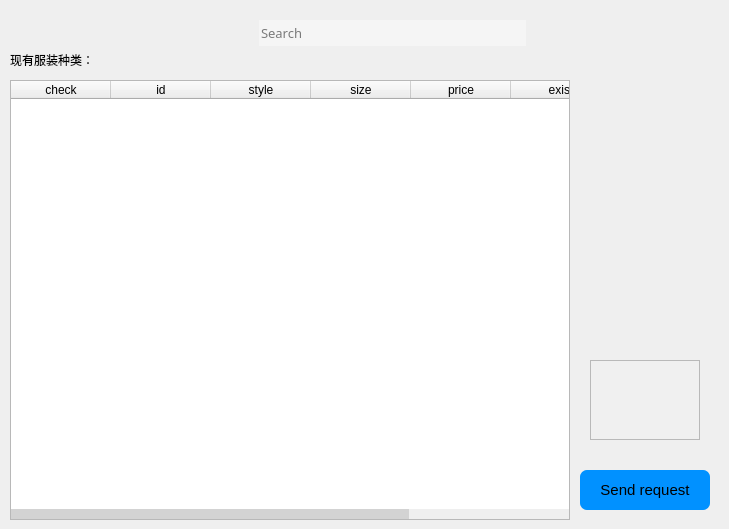
       <widget class="QWidget" name="page_purchase">
        <widget class="QTableWidget" name="tableWidget_delivery_cloth">
         <property name="geometry">
          <rect>
           <x>10</x>
           <y>80</y>
           <width>560</width>
           <height>440</height>
          </rect>
         </property>
         <property name="styleSheet">
          <string notr="true">QScrollBar{background:transparent; height:10px;}
QScrollBar::handle{background:lightgray; border:0px;}
QScrollBar::handle:hover{background:gray;}
QScrollBar::sub-line{background:transparent;}
QScrollBar::add-line{background:transparent;}
</string>
         </property>
         <property name="dragEnabled">
          <bool>true</bool>
         </property>
         <column>
          <property name="text">
           <string>check</string>
          </property>
         </column>
         <column>
          <property name="text">
           <string>id</string>
          </property>
         </column>
         <column>
          <property name="text">
           <string>style</string>
          </property>
         </column>
         <column>
          <property name="text">
           <string>size</string>
          </property>
         </column>
         <column>
          <property name="text">
           <string>price</string>
          </property>
         </column>
         <column>
          <property name="text">
           <string>exist</string>
          </property>
         </column>
         <column>
          <property name="text">
           <string>purchase</string>
          </property>
         </column>
        </widget>
        <widget class="QLabel" name="label_delivery_pic">
         <property name="geometry">
          <rect>
           <x>580</x>
           <y>80</y>
           <width>140</width>
           <height>140</height>
          </rect>
         </property>
         <property name="text">
          <string/>
         </property>
        </widget>
        <widget class="QLabel" name="label_4">
         <property name="geometry">
          <rect>
           <x>10</x>
           <y>50</y>
           <width>110</width>
           <height>20</height>
          </rect>
         </property>
         <property name="styleSheet">
          <string notr="true"/>
         </property>
         <property name="text">
          <string>现有服装种类：</string>
         </property>
        </widget>
        <widget class="QPushButton" name="pushButton_sendRequest">
         <property name="geometry">
          <rect>
           <x>580</x>
           <y>470</y>
           <width>130</width>
           <height>40</height>
          </rect>
         </property>
         <property name="font">
          <font>
           <pointsize>11</pointsize>
          </font>
         </property>
         <property name="styleSheet">
          <string notr="true">QPushButton{background-color:rgb(1, 145, 255);
border-bottom-left-radius:7px; 
border-bottom-right-radius:7px; 
border-top-left-radius:7px; 
border-top-right-radius:7px; 
}
QPushButton:hover{
	background-color:rgb(126, 143, 255);
}</string>
         </property>
         <property name="text">
          <string>Send request</string>
         </property>
        </widget>
        <widget class="QLineEdit" name="lineEdit_purchaseSearch">
         <property name="geometry">
          <rect>
           <x>259</x>
           <y>20</y>
           <width>241</width>
           <height>26</height>
          </rect>
         </property>
         <property name="font">
          <font>
           <family>SimSun-ExtB</family>
           <pointsize>10</pointsize>
          </font>
         </property>
         <property name="styleSheet">
          <string notr="true">background-color:rgb(245, 245, 245);
border:0px;</string>
         </property>
         <property name="placeholderText">
          <string>Search</string>
         </property>
        </widget>
        <widget class="QPushButton" name="pushButton_purchaseSearch">
         <property name="geometry">
          <rect>
           <x>500</x>
           <y>20</y>
           <width>26</width>
           <height>26</height>
          </rect>
         </property>
         <property name="styleSheet">
          <string notr="true">QPushButton{
	background-color:rgb(245, 245, 245);
	color:rgb(215, 215, 215);
	text-align:center;
	border:0px;
}

QPushButton:hover{
	color:rgb(1, 145, 255);
}</string>
         </property>
         <property name="text">
          <string/>
         </property>
        </widget>
        <widget class="QFrame" name="frame_13">
         <property name="geometry">
          <rect>
           <x>590</x>
           <y>360</y>
           <width>110</width>
           <height>80</height>
          </rect>
         </property>
         <property name="styleSheet">
          <string notr="true">background-color:rgb(240, 240, 240);</string>
         </property>
         <property name="frameShape">
          <enum>QFrame::StyledPanel</enum>
         </property>
         <property name="frameShadow">
          <enum>QFrame::Raised</enum>
         </property>
         <widget class="QLabel" name="label_font_totalCount_2">
          <property name="geometry">
           <rect>
            <x>18</x>
            <y>30</y>
            <width>25</width>
            <height>25</height>
           </rect>
          </property>
          <property name="styleSheet">
           <string notr="true"/>
          </property>
          <property name="text">
           <string/>
          </property>
         </widget>
         <widget class="QLabel" name="label_purchase_totalCount">
          <property name="geometry">
           <rect>
            <x>52</x>
            <y>30</y>
            <width>40</width>
            <height>25</height>
           </rect>
          </property>
          <property name="styleSheet">
           <string notr="true"/>
          </property>
          <property name="text">
           <string/>
          </property>
          <property name="alignment">
           <set>Qt::AlignRight|Qt::AlignTrailing|Qt::AlignVCenter</set>
          </property>
         </widget>
        </widget>
        <widget class="QLabel" name="label_delivery_style">
         <property name="geometry">
          <rect>
           <x>595</x>
           <y>225</y>
           <width>110</width>
           <height>20</height>
          </rect>
         </property>
         <property name="styleSheet">
          <string notr="true"/>
         </property>
         <property name="text">
          <string/>
         </property>
         <property name="alignment">
          <set>Qt::AlignCenter</set>
         </property>
        </widget>
       </widget>
